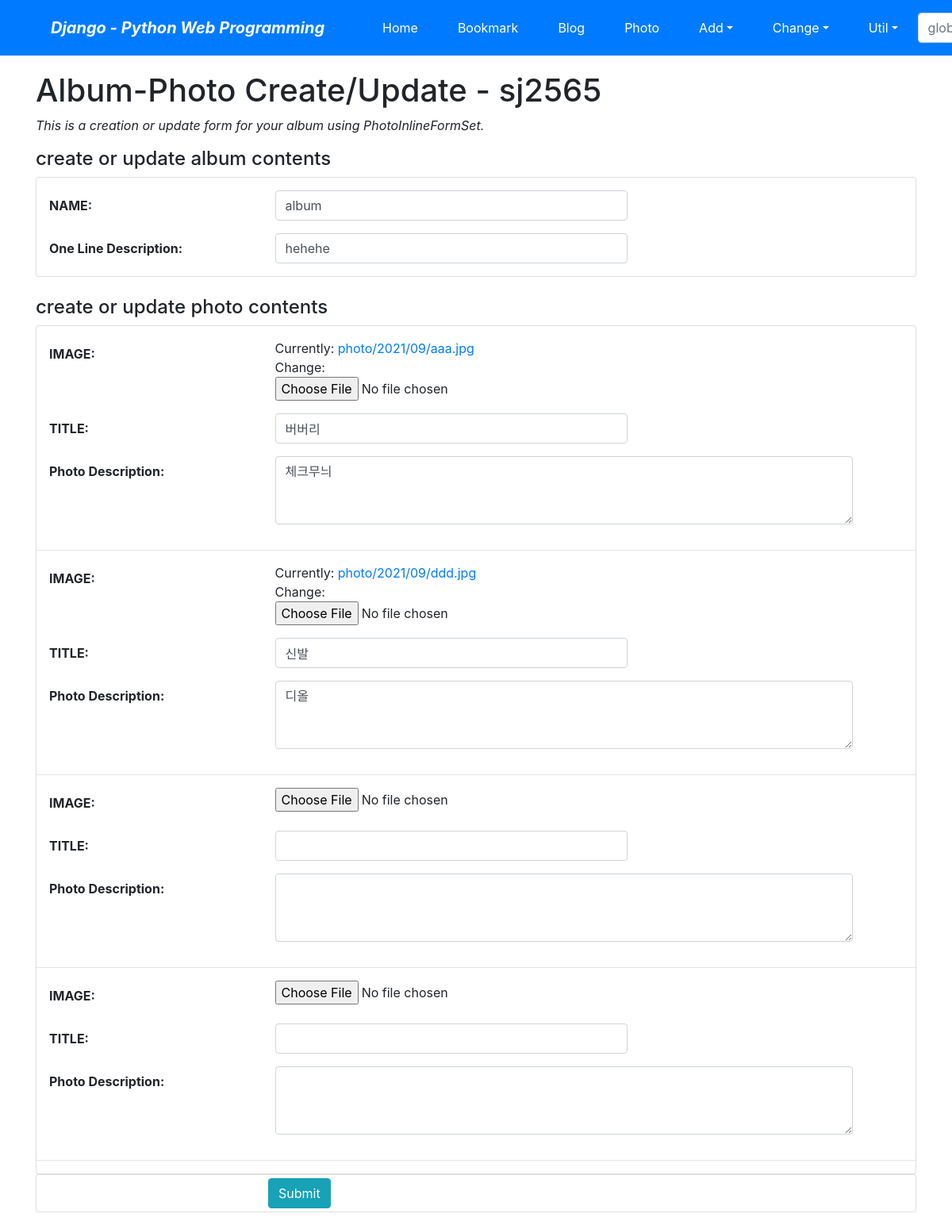
/photo/album/2/update/ (signed in), run on the app's committed database.
### photo/models.py (models this page shows, shortened)
class Album(models.Model):
    name = models.CharField('NAME', max_length=30)
    description = models.CharField('One Line Description', max_length=100, blank=True)
    owner = models.ForeignKey('auth.User', on_delete=models.CASCADE, verbose_name='OWNER', blank=True, null=True)
    class Meta:
        ordering = ('name', )   # ('ex', ) 이렇게 적어야 튜플형식

class Photo(models.Model):
    album = models.ForeignKey(Album, on_delete=models.CASCADE)
    title = models.CharField('TITLE', max_length=50)
    description = models.TextField('Photo Description', blank=True)
    image = ThumbnailImageField('IMAGE', upload_to='photo/%Y/%m')   # 사용자 정의 커스텀 필드
    upload_dt = models.DateTimeField('UPLOAD DATE', auto_now_add=True)
    owner = models.ForeignKey('auth.User', on_delete=models.CASCADE, verbose_name='OWNER', blank=True, null=True)
    class Meta:
        ordering = ('title', )

### photo/views.py (the view, shortened to what this page needs)
# urls.py: path('album/<int:pk>/update/', views.AlbumPhotoUV.as_view(), name='album_update'),
class AlbumPhotoUV(OwnerOnlyMixin, UpdateView): # 앨범 수정 기능
    model = Album
    fields = ['name', 'description']
    success_url = reverse_lazy('photo:index')
    def get_context_data(self, **kwargs):
        context = super().get_context_data(**kwargs)
        if self.request.POST:
            context['formset'] = PhotoInlineFormSet(self.request.POST, self.request.FILES, instance=self.object)
        else:  # get 방식이면                   # 생성과 다르게 instance=self.object 추가
            context['formset'] = PhotoInlineFormSet(instance=self.object)
        return context

### mysite/views.py (called while the page is built)
    def dispatch(self, request, *args, **kwargs):
        obj = self.get_object()
        if request.user != obj.owner:   # 사용자와 소유자가 동일하지 않으면
            return self.handle_no_permission()  # 403 예외를 클라이언트에게 전송한다.
        return super().dispatch(request, *args, **kwargs)

### photo/templates/photo/album_form.html (shortened to what this page needs)
{% extends "base.html" %}
{% load widget_tweaks %}
{% block content %}
    <h1>Album-Photo Create/Update - {{user}}</h1>
    <p class="font-italic">This is a creation or update form for your album using PhotoInlineFormSet.</p>
    {% if form.is_multipart or formset.is_multipart %}
        <form enctype="multipart/form-data" action="" method="post">
        {% else %}
        <form action="." method="post">
        {% endif %}
            <h4>create or update album contents</h4>
            <fieldset class="card pt-3">
            <div class="form-group row">
                {{ form.name|add_label_class:"col-form-label col-sm-3 ml-3 font-weight-bold" }}
                <div class="col-sm-5">
                    {{ form.name|add_class:"form-control"|attr:"autofocus" }}
                </div>
            </div>
            <div class="form-group row">
                {{ form.description|add_label_class:"col-form-label col-sm-3 ml-3 font-weight-bold" }}
                <div class="col-sm-5">
                    {{ form.description|add_class:"form-control" }}
                </div>
            </div>
        </fieldset>
        <br>
    <h4>create or update photo contents</h4>
        <fieldset class="card pt-3">
            {% for form in formset %}
                <div class="form-group row">
                    {{ form.image|add_label_class:"col-form-label col-sm-3 ml-3 font-weight-bold" }}
                    <div class="col-sm-5">
                        {{ form.image|add_class:"form-control-file" }}
                    </div>
                </div>
                <div class="form-group row">
                    {{ form.title|add_label_class:"col-form-label col-sm-3 ml-3 font-weight-bold" }}
                    <div class="col-sm-5">
                        {{ form.title|add_class:"form-control" }}
                    </div>
                </div>
                <div class="form-group row">
                    {{ form.description|add_label_class:"col-form-label col-sm-3 ml-3 font-weight-bold" }}
                    <div class="col-sm-8">
                        {{ form.description|add_class:"form-control"|attr:"rows:3" }}
                    </div>
                </div>
                <hr>
            {% endfor %}
        </fieldset>
        <div class="form-group card py-1">
            <div class="offset-sm-3 col-sm-5">
                <input type="submit" value="Submit" class="btn btn-info"/>
            </div>
        </div>
    </form>
{% endblock %}

### data on the page
Album: name|add_label_class "NAME:", name "album", description|add_label_class "One Line Description:", description "hehehe"
Photo: image|add_label_class "IMAGE:", title|add_label_class "TITLE:", description|add_label_class "Photo Description:"
Photo: image|add_label_class "IMAGE:", title|add_label_class "TITLE:", description|add_label_class "Photo Description:"

### other printed values
{{ user }} "sj2565"
